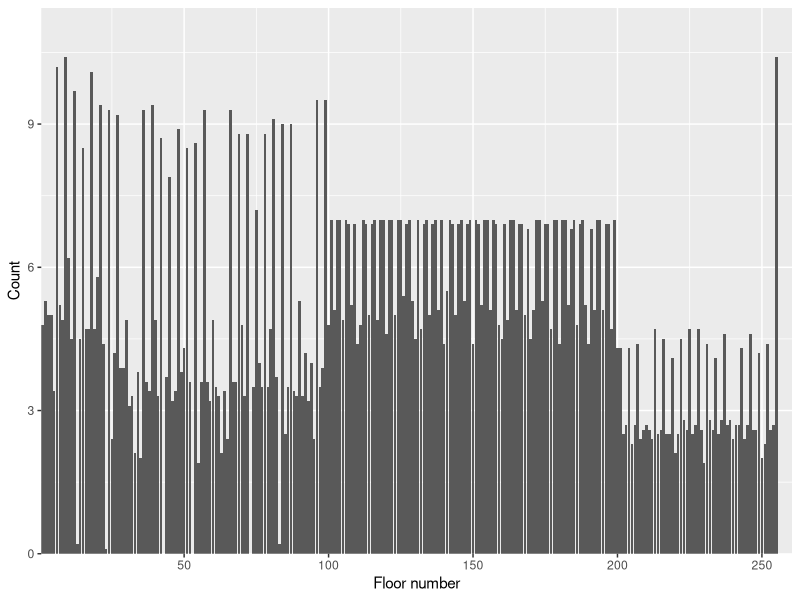
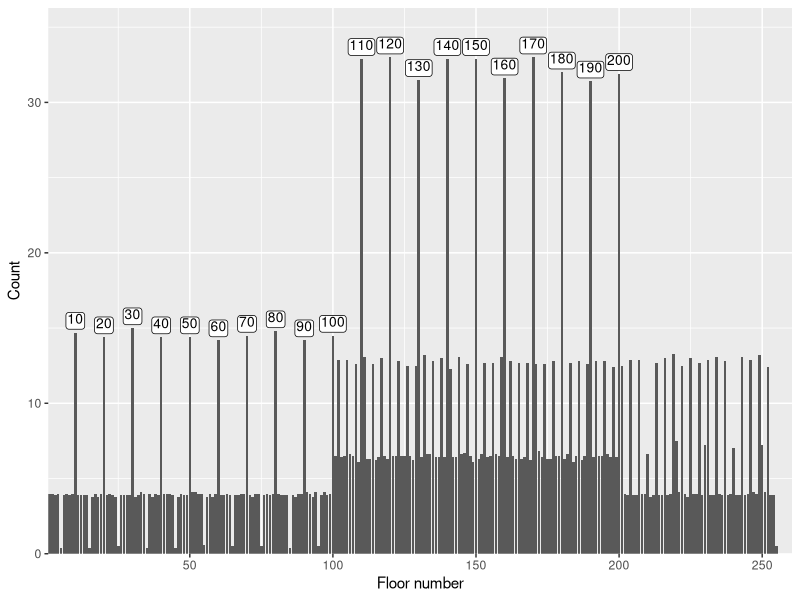
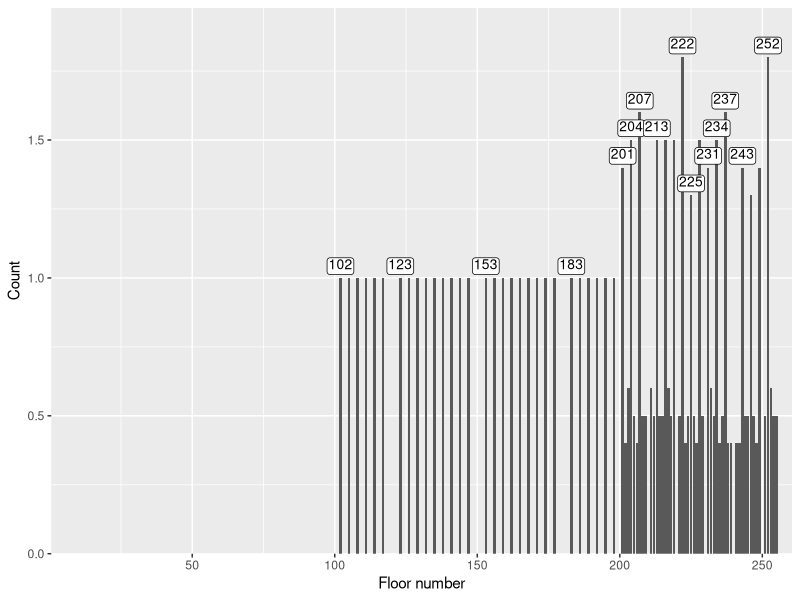
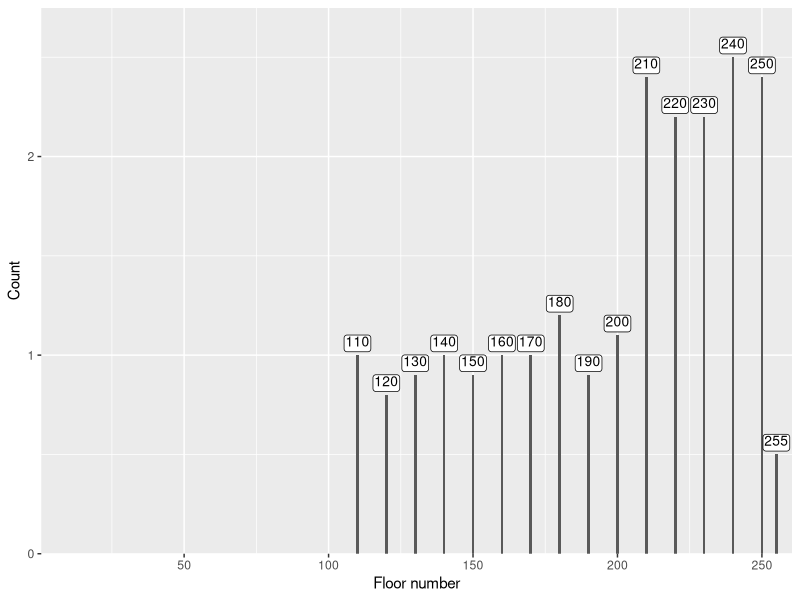
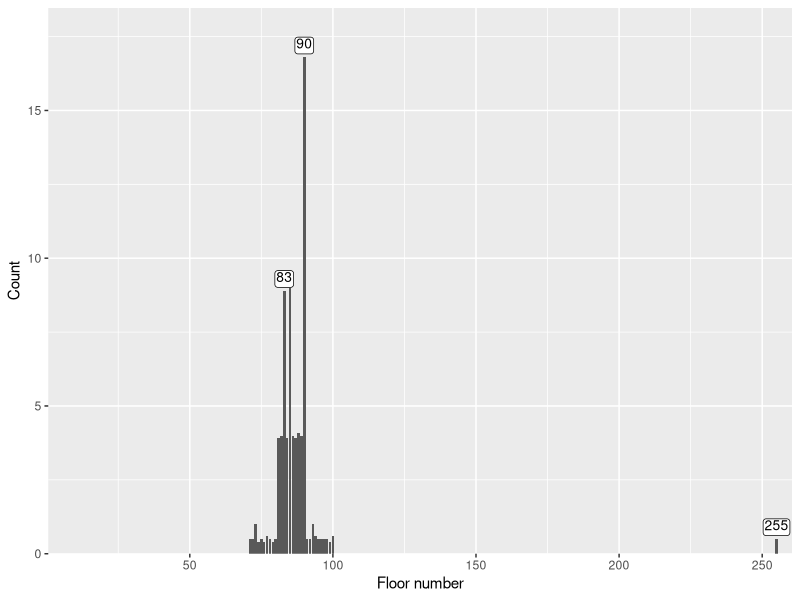
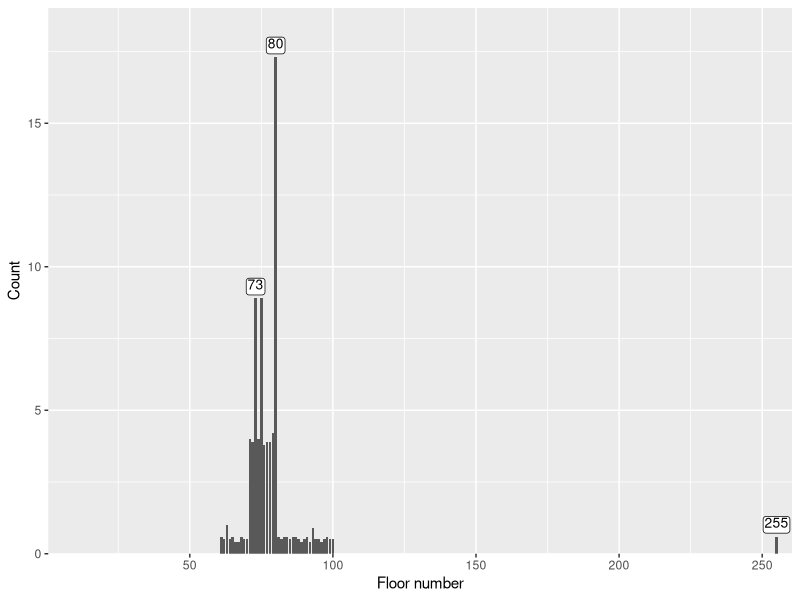
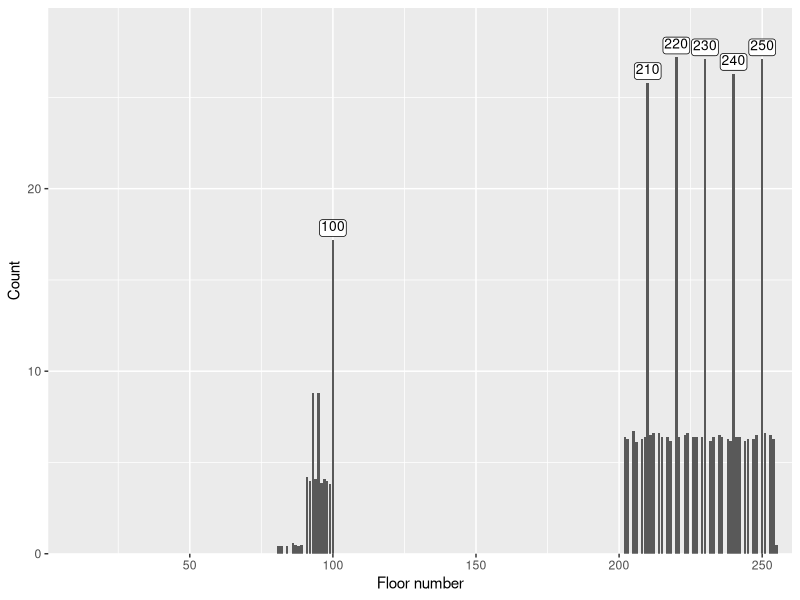
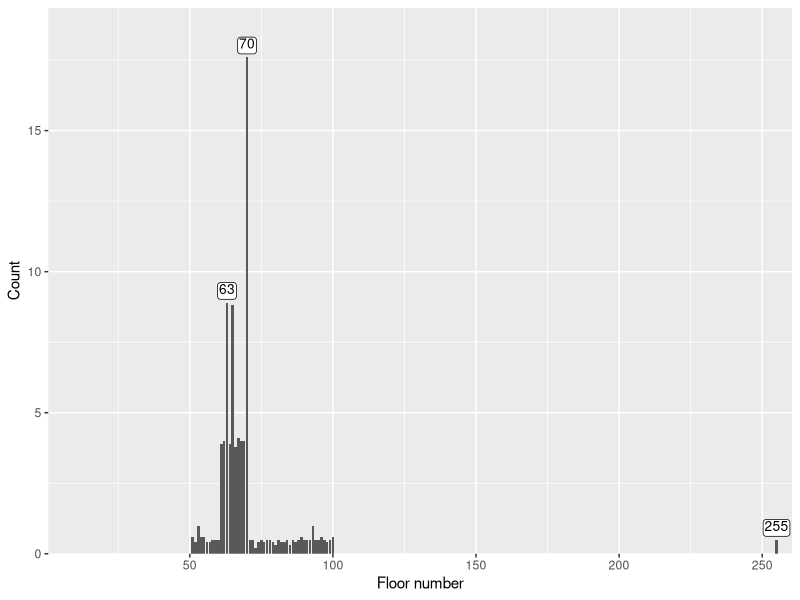

Generate these figures, in order, with R:
library(tidyverse)
library(ggplot2)
library(ggtext)

dir.create("./documentation/mines/mine_data_2/plots")
mine <- read.csv("./documentation/mines/mine_data_2/mine_data_2.csv")

verify <- mine %>% count(floor_num)

col_names <- colnames(mine %>%
    summarise(across(where(is.numeric), sum)) %>%
    select(-c(attempt, mine_num, floor_num, no.rock, empty.tile)) %>%
    select(where(~ sum(.) > 0)))

mine <- mine %>%
    group_by(floor_num) %>%
    select(all_of(col_names), floor_num) %>%
    summarise(across(where(is.numeric), mean)) %>%
    mutate(across(where(is.numeric), round, 1))

for (col in col_names) {
    mine_item <- mine %>%
        select(col, floor_num) %>%
        mutate(
            lab = case_when(
                col == "alexandrite" ~
                    case_when(
                        get(col) > 0 ~ paste0(floor_num)
                    ),
                col == "diamond" ~
                    case_when(
                        get(col) > 15 ~ paste0(floor_num)
                    ),
                col == "down.stairs" ~
                    case_when(
                        get(col) > 20 & floor_num > 20 ~ paste0(floor_num)
                    ),
                col == "emerald" ~
                    case_when(
                        get(col) > 10 | floor_num %in% c(63, 255) ~
                            paste0(floor_num)
                    ),
                col == "junk.ore" ~
                    case_when(
                        get(col) > 14 ~ paste0(floor_num)
                    ),
                col == "money.bag" ~
                    case_when(
                        get(col) > 50 ~ paste0(floor_num)
                    ),
                col == "moon.stone" ~
                    case_when(
                        get(col) > 10 | floor_num %in% c(83, 255) ~
                            paste0(floor_num)
                    ),
                col == "pink.diamond" ~
                    case_when(
                        floor_num %in% c(
                            102, 123, 153, 183,
                            201, 204, 207, 213,
                            222, 225, 231, 234,
                            237, 243, 252
                        ) ~
                            paste0(floor_num)
                    ),
                col == "ruby" ~
                    case_when(
                        get(col) > 10 | floor_num %in% c(53, 255) ~
                            paste0(floor_num)
                    ),
                col == "sand.rose" ~
                    case_when(
                        get(col) > 10 | floor_num %in% c(73, 255) ~
                            paste0(floor_num)
                    ),
                col == "lithograph" ~
                    case_when(
                        floor_num %% 50 == 0 ~ paste0(floor_num)
                    ),
                col == "black.grass" ~
                    case_when(
                        get(col) > 20 & get(col) < 30 ~ paste0(floor_num),
                        get(col) > 30 & floor_num %in% c(3, 6, 9, 12) ~
                            paste0(floor_num)
                    )
            )
        )

    ggplot(data = mine_item, mapping = aes(x = floor_num, label = lab)) +

        # The data
        geom_bar(aes(weight = get(col))) +
        scale_y_continuous(expand = expansion(mult = c(0, .1))) +
        scale_x_continuous(expand = expansion(mult = c(0, .02))) +

        # Text
        geom_richtext(
            data = subset(mine_item, !is.na(lab)),
            aes(y = get(col)),
            vjust = -0.2,
            size = 3.5,
            label.padding = unit(1, "pt"),
        ) +
        labs(y = "Count", x = "Floor number")

    ggsave(
        file = paste0("./documentation/mines/mine_data_2/plots/", col, ".png"),
        width = 10,
        height = 5,
        dpi = 300
    )
}
